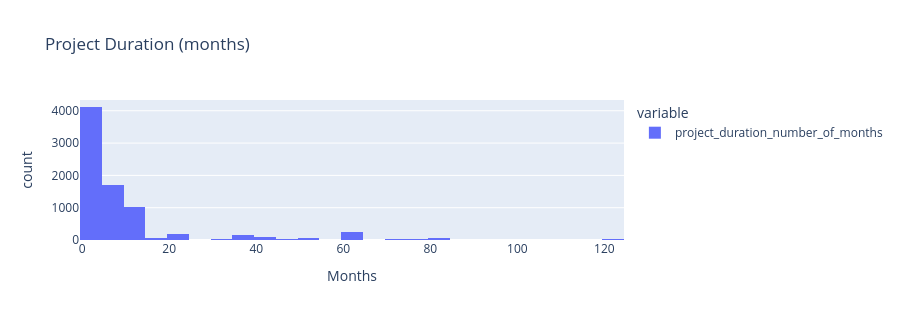

Write notebook code for a chart like this one.
### Markdown cell above
## 9. Project Duration

### Code cell
dur = df['project_duration_number_of_months'].dropna()
dur = dur[(dur > 0) & (dur < 300)]
print(f'n={len(dur):,}')
print(dur.describe().round(1))

fig = px.histogram(dur, nbins=40,
                   title='Project Duration (months)',
                   labels={'value': 'Months'},
                   height=320)
fig.show()

### Figure 1 — Plotly figure (JSON) as saved in the notebook; plotly's stock layout.template omitted (floating-point values rounded to 4 significant figures; data arrays with more than 128 entries replaced by an {"elided": "..."} marker saying what was removed)
{"data": [{"bingroup": "x", "hovertemplate": "variable=project_duration_number_of_months<br>Months=%{x}<br>count=%{y}<extra></extra>", "legendgroup": "project_duration_number_of_months", "marker": {"color": "#636efa", "pattern": {"shape": ""}}, "name": "project_duration_number_of_months", "nbinsx": 40, "orientation": "v", "showlegend": true, "type": "histogram", "x": {"elided": "7851 float values"}, "xaxis": "x", "yaxis": "y"}], "layout": {"barmode": "relative", "height": 320, "legend": {"title": {"text": "variable"}, "tracegroupgap": 0}, "title": {"text": "Project Duration (months)"}, "xaxis": {"anchor": "y", "domain": [0, 1], "title": {"text": "Months"}}, "yaxis": {"anchor": "x", "domain": [0, 1], "title": {"text": "count"}}}}
